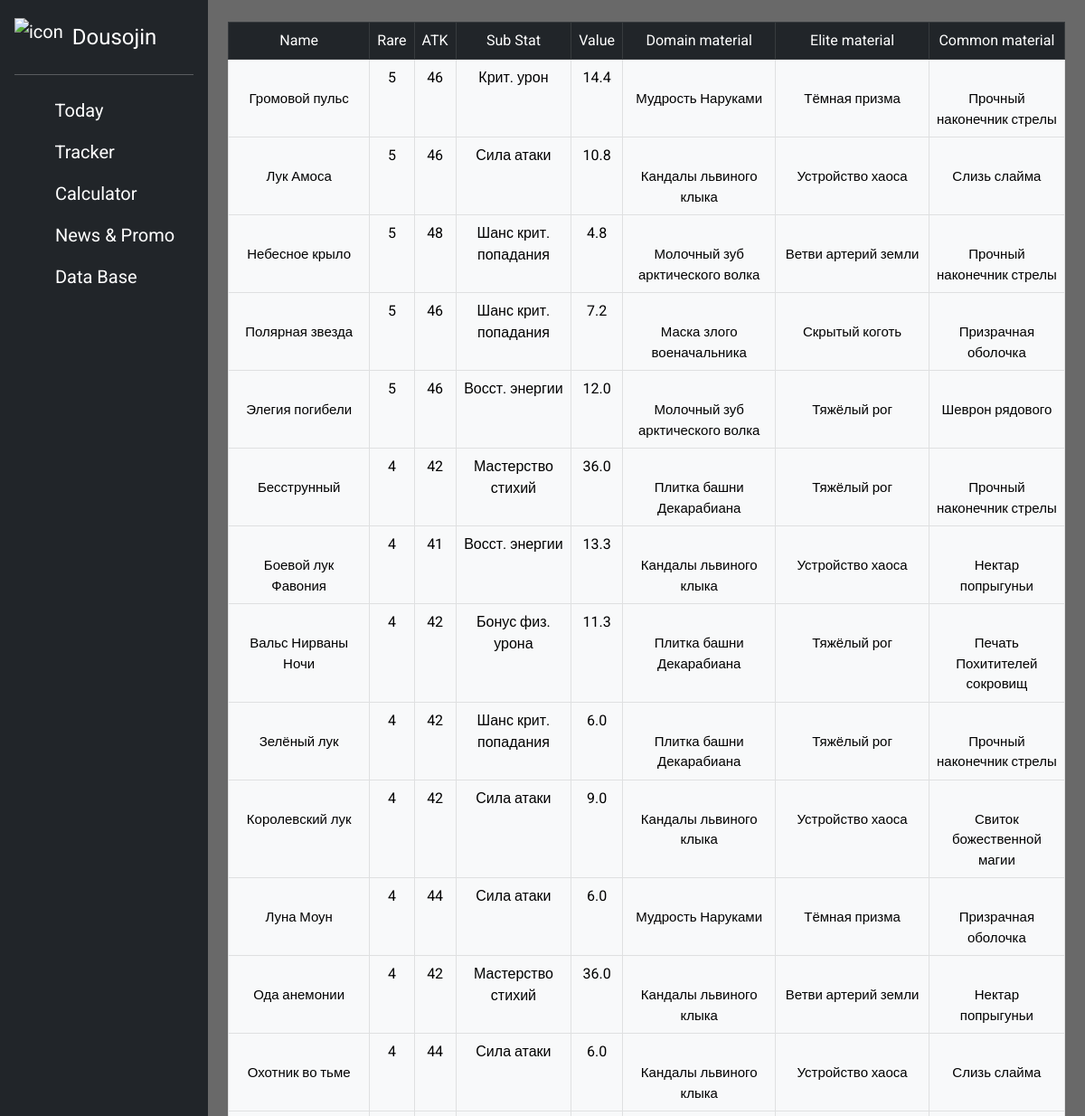
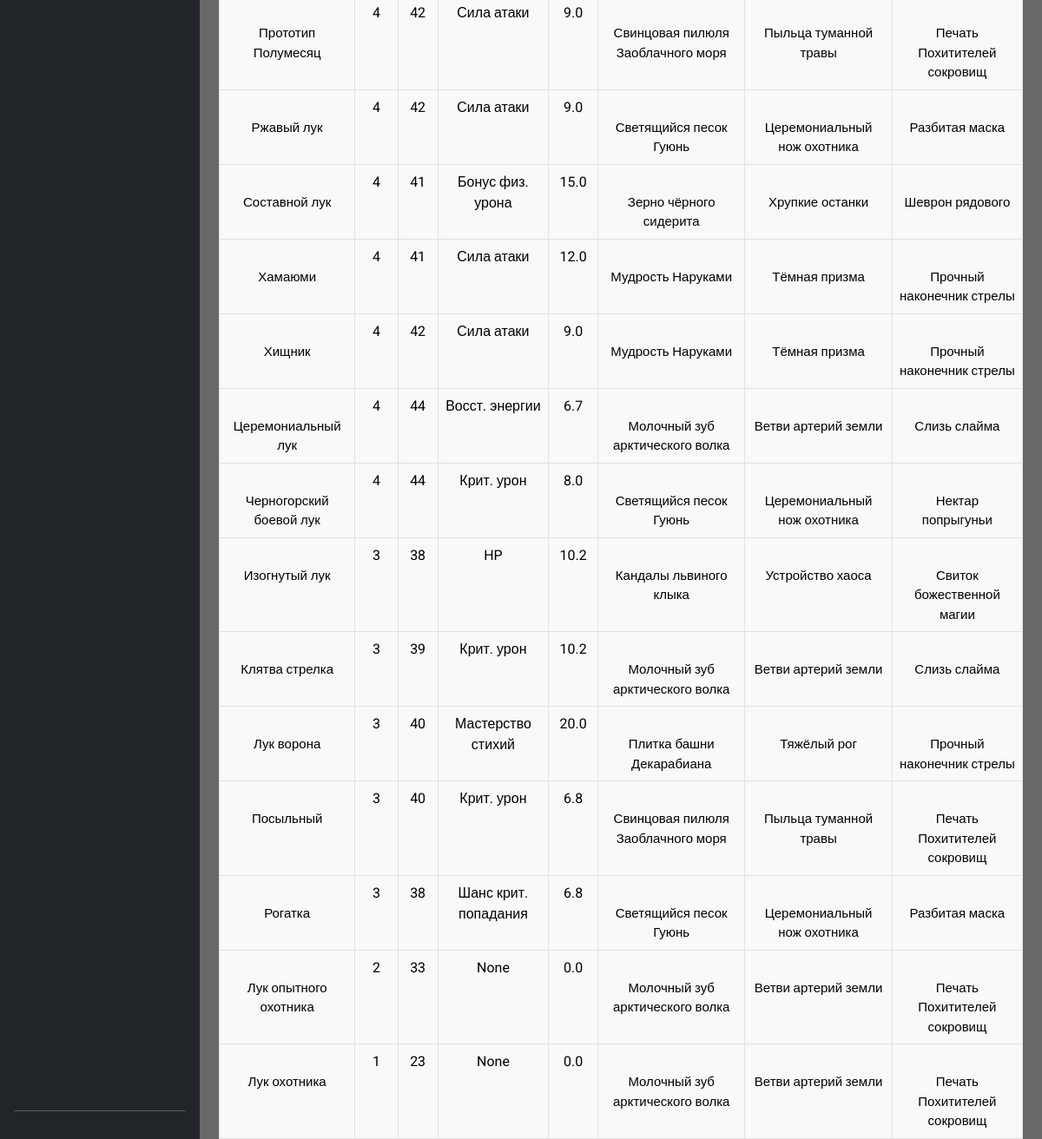
Screenshot of /db/weapons/bows with the database file from the repository (2 pictures, top to bottom).
### package/models.py (models this page shows)
class Weapon(Base):
    __tablename__ = "weapon"
    name = Column(String, primary_key=True)
    form = Column(String)
    rare = Column(Integer)
    atk = Column(Integer)
    sub_stat = Column(String)
    value = Column(Float)

class Weapon_ascension(Base):
    __tablename__ = "weapon_ascension"
    weapon = Column(String, ForeignKey(Weapon.name), primary_key=True)
    domain_material = Column(ForeignKey(Daily_material.name))
    elite_material = Column(String)
    common_material = Column(String)

### routes.py (the view)
@app.route('/db/weapons/bows')
def bows():
    result = session.query(Weapon, Weapon_ascension)\
                    .where(Weapon_ascension.weapon==Weapon.name, Weapon.form == "Стрелковое")\
                    .order_by( Weapon.rare.desc(),Weapon.name.asc()).all()
    session.close()
    return render_template("tables/weapons.html", title="Bows", result=result)

### routes.py (called while the page is built)
@app.after_request
def add_header(response):
    response.headers['X-UA-Compatible'] = 'IE=Edge,chrome=1'
    response.headers['Cache-Control'] = 'no-store, max-age=0'
    return response

### templates/tables/weapons.html (shortened to what this page needs)
{% extends 'base.html' %}
{% block content %}
<div class="main" style="padding-top: 2vh;">
    <div class="container mt-2">
            <table class="table table-bordered">
                <thead class="table-dark">
                    <tr class="align-middle" style="text-align:center">
                        <td>Name</td>
                        <td>Rare</td>
                        <td>ATK</td>
                        <td>Sub Stat</td>
                        <td>Value</td>
                        <td>Domain material</td>
                        <td>Elite material</td>
                        <td>Common material</td>
                    </tr>
                </thead>
            {% for items in result %}
                <tr class="table-light">
                    <td>
                        <div class="align-middle">
                            <p>{{items[0].name}}</p>
                        </div>
                    </td>
                    <td>{{ items[0].rare }}</td>
                    <td>{{ items[0].atk }}</td>
                    <td>{{ items[0].sub_stat }}</td>
                    <td>{{ items[0].value }}</td>
                    <td>
                        <div class="align-middle">
                            <p>{{items[1].domain_material}}</p>
                        </div>
                    </td>
                    <td>
                        <div class="align-middle">
                            <p>{{ items[1].elite_material }}</p>
                        </div>
                    </td>
                    <td>
                        <div class="align-middle">
                            <p>{{ items[1].common_material }}</p>
                        </div>
                    </td>
                </tr>
            {% endfor %}
            </table>
        </div>
</div>
{% endblock %}

### static/css/main.css (style rules this page uses)
html,body { height: 100%; background-color:dimgrey; font-family: 'Roboto', sans-serif; }
.main { margin-left: 230px; margin-right: 0; padding: 10px; height: 95%; }
.card-title, p { font-size: 1.23rem; }
.codes tbody, td, tfoot, th, thead, tr { padding:5px; }
tr.table-light td { width:auto; text-align: center; margin: 0 auto; }
tr.table-light div.align-middle { max-height: 300px; padding: 0; margin: 0; }
tr.table-light div.align-middle p { padding: 0; margin: 0; font-size: 15px; }

### rows the page displays
Weapon: name "Громовой пульс", rare "5", atk "46", sub_stat "Крит. урон", value "14.4", domain_material "Мудрость Наруками", elite_material "Тёмная призма", common_material "Прочный наконечник стрелы"
Weapon: name "Лук Амоса", rare "5", atk "46", sub_stat "Сила атаки", value "10.8", domain_material "Кандалы львиного клыка", elite_material "Устройство хаоса", common_material "Слизь слайма"
Weapon: name "Небесное крыло", rare "5", atk "48", sub_stat "Шанс крит. попадания", value "4.8", domain_material "Молочный зуб арктического волка", elite_material "Ветви артерий земли", common_material "Прочный наконечник стрелы"
Weapon: name "Полярная звезда", rare "5", atk "46", sub_stat "Шанс крит. попадания", value "7.2", domain_material "Маска злого военачальника", elite_material "Скрытый коготь", common_material "Призрачная оболочка"
Weapon: name "Элегия погибели", rare "5", atk "46", sub_stat "Восст. энергии", value "12.0", domain_material "Молочный зуб арктического волка", elite_material "Тяжёлый рог", common_material "Шеврон рядового"
Weapon: name "Бесструнный", rare "4", atk "42", sub_stat "Мастерство стихий", value "36.0", domain_material "Плитка башни Декарабиана", elite_material "Тяжёлый рог", common_material "Прочный наконечник стрелы"
Weapon: name "Боевой лук Фавония", rare "4", atk "41", sub_stat "Восст. энергии", value "13.3", domain_material "Кандалы львиного клыка", elite_material "Устройство хаоса", common_material "Нектар попрыгуньи"
Weapon: name "Вальс Нирваны Ночи", rare "4", atk "42", sub_stat "Бонус физ. урона", value "11.3", domain_material "Плитка башни Декарабиана", elite_material "Тяжёлый рог", common_material "Печать Похитителей сокровищ"
Weapon: name "Зелёный лук", rare "4", atk "42", sub_stat "Шанс крит. попадания", value "6.0", domain_material "Плитка башни Декарабиана", elite_material "Тяжёлый рог", common_material "Прочный наконечник стрелы"
Weapon: name "Королевский лук", rare "4", atk "42", sub_stat "Сила атаки", value "9.0", domain_material "Кандалы львиного клыка", elite_material "Устройство хаоса", common_material "Свиток божественной магии"
Weapon: name "Луна Моун", rare "4", atk "44", sub_stat "Сила атаки", value "6.0", domain_material "Мудрость Наруками", elite_material "Тёмная призма", common_material "Призрачная оболочка"
Weapon: name "Ода анемонии", rare "4", atk "42", sub_stat "Мастерство стихий", value "36.0", domain_material "Кандалы львиного клыка", elite_material "Ветви артерий земли", common_material "Нектар попрыгуньи"
Weapon: name "Охотник во тьме", rare "4", atk "44", sub_stat "Сила атаки", value "6.0", domain_material "Кандалы львиного клыка", elite_material "Устройство хаоса", common_material "Слизь слайма"
Weapon: name "Прототип Полумесяц", rare "4", atk "42", sub_stat "Сила атаки", value "9.0", domain_material "Свинцовая пилюля Заоблачного моря", elite_material "Пыльца туманной травы", common_material "Печать Похитителей сокровищ"
Weapon: name "Ржавый лук", rare "4", atk "42", sub_stat "Сила атаки", value "9.0", domain_material "Светящийся песок Гуюнь", elite_material "Церемониальный нож охотника", common_material "Разбитая маска"
Weapon: name "Составной лук", rare "4", atk "41", sub_stat "Бонус физ. урона", value "15.0", domain_material "Зерно чёрного сидерита", elite_material "Хрупкие останки", common_material "Шеврон рядового"
Weapon: name "Хамаюми", rare "4", atk "41", sub_stat "Сила атаки", value "12.0", domain_material "Мудрость Наруками", elite_material "Тёмная призма", common_material "Прочный наконечник стрелы"
Weapon: name "Хищник", rare "4", atk "42", sub_stat "Сила атаки", value "9.0", domain_material "Мудрость Наруками", elite_material "Тёмная призма", common_material "Прочный наконечник стрелы"
Weapon: name "Церемониальный лук", rare "4", atk "44", sub_stat "Восст. энергии", value "6.7", domain_material "Молочный зуб арктического волка", elite_material "Ветви артерий земли", common_material "Слизь слайма"
Weapon: name "Черногорский боевой лук", rare "4", atk "44", sub_stat "Крит. урон", value "8.0", domain_material "Светящийся песок Гуюнь", elite_material "Церемониальный нож охотника", common_material "Нектар попрыгуньи"
Weapon: name "Изогнутый лук", rare "3", atk "38", sub_stat "HP", value "10.2", domain_material "Кандалы львиного клыка", elite_material "Устройство хаоса", common_material "Свиток божественной магии"
Weapon: name "Клятва стрелка", rare "3", atk "39", sub_stat "Крит. урон", value "10.2", domain_material "Молочный зуб арктического волка", elite_material "Ветви артерий земли", common_material "Слизь слайма"
Weapon: name "Лук ворона", rare "3", atk "40", sub_stat "Мастерство стихий", value "20.0", domain_material "Плитка башни Декарабиана", elite_material "Тяжёлый рог", common_material "Прочный наконечник стрелы"
Weapon: name "Посыльный", rare "3", atk "40", sub_stat "Крит. урон", value "6.8", domain_material "Свинцовая пилюля Заоблачного моря", elite_material "Пыльца туманной травы", common_material "Печать Похитителей сокровищ"
Weapon: name "Рогатка", rare "3", atk "38", sub_stat "Шанс крит. попадания", value "6.8", domain_material "Светящийся песок Гуюнь", elite_material "Церемониальный нож охотника", common_material "Разбитая маска"
Weapon: name "Лук опытного охотника", rare "2", atk "33", sub_stat "None", value "0.0", domain_material "Молочный зуб арктического волка", elite_material "Ветви артерий земли", common_material "Печать Похитителей сокровищ"
Weapon: name "Лук охотника", rare "1", atk "23", sub_stat "None", value "0.0", domain_material "Молочный зуб арктического волка", elite_material "Ветви артерий земли", common_material "Печать Похитителей сокровищ"
